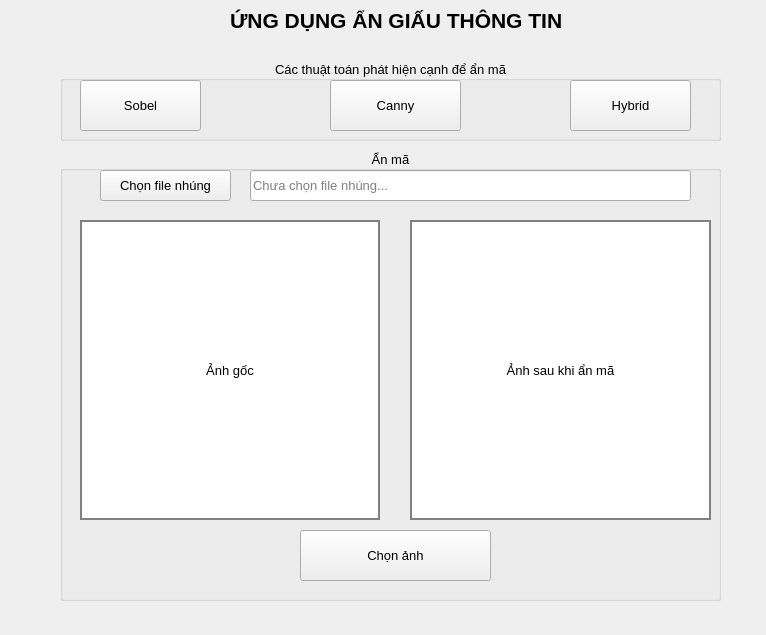
<?xml version="1.0" encoding="UTF-8"?>
<ui version="4.0">
 <class>EdgeDetectionForm</class>
 <widget class="QWidget" name="EdgeDetectionForm">
  <property name="geometry">
   <rect>
    <x>0</x>
    <y>0</y>
    <width>766</width>
    <height>635</height>
   </rect>
  </property>
  <property name="windowTitle">
   <string>Edge Detection App</string>
  </property>
  <widget class="QLabel" name="label">
   <property name="geometry">
    <rect>
     <x>230</x>
     <y>0</y>
     <width>361</width>
     <height>41</height>
    </rect>
   </property>
   <property name="font">
    <font>
     <pointsize>16</pointsize>
     <weight>75</weight>
     <bold>true</bold>
    </font>
   </property>
   <property name="text">
    <string>ỨNG DỤNG ẨN GIẤU THÔNG TIN</string>
   </property>
  </widget>
  <widget class="QGroupBox" name="groupBox">
   <property name="geometry">
    <rect>
     <x>60</x>
     <y>60</y>
     <width>661</width>
     <height>81</height>
    </rect>
   </property>
   <property name="font">
    <font>
     <pointsize>10</pointsize>
    </font>
   </property>
   <property name="title">
    <string>Các thuật toán phát hiện cạnh để ẩn mã</string>
   </property>
   <property name="alignment">
    <set>Qt::AlignCenter</set>
   </property>
   <widget class="QPushButton" name="btn_Sobel">
    <property name="geometry">
     <rect>
      <x>20</x>
      <y>20</y>
      <width>121</width>
      <height>51</height>
     </rect>
    </property>
    <property name="text">
     <string>Sobel</string>
    </property>
   </widget>
   <widget class="QPushButton" name="btn_Canny">
    <property name="geometry">
     <rect>
      <x>270</x>
      <y>20</y>
      <width>131</width>
      <height>51</height>
     </rect>
    </property>
    <property name="text">
     <string>Canny</string>
    </property>
   </widget>
   <widget class="QPushButton" name="btn_Hybrid">
    <property name="geometry">
     <rect>
      <x>510</x>
      <y>20</y>
      <width>121</width>
      <height>51</height>
     </rect>
    </property>
    <property name="text">
     <string>Hybrid</string>
    </property>
   </widget>
  </widget>
  <widget class="QGroupBox" name="groupBox_2">
   <property name="geometry">
    <rect>
     <x>60</x>
     <y>150</y>
     <width>661</width>
     <height>451</height>
    </rect>
   </property>
   <property name="font">
    <font>
     <pointsize>10</pointsize>
    </font>
   </property>
   <property name="title">
    <string>Ẩn mã</string>
   </property>
   <property name="alignment">
    <set>Qt::AlignCenter</set>
   </property>
   <widget class="QPushButton" name="btn_SelectFile">
    <property name="geometry">
     <rect>
      <x>40</x>
      <y>20</y>
      <width>131</width>
      <height>31</height>
     </rect>
    </property>
    <property name="text">
     <string>Chọn file nhúng</string>
    </property>
   </widget>
   <widget class="QLineEdit" name="txt_FileName">
    <property name="geometry">
     <rect>
      <x>190</x>
      <y>20</y>
      <width>441</width>
      <height>31</height>
     </rect>
    </property>
    <property name="readOnly">
     <bool>true</bool>
    </property>
    <property name="placeholderText">
     <string>Chưa chọn file nhúng...</string>
    </property>
   </widget>
   <widget class="QLabel" name="label_Input">
    <property name="geometry">
     <rect>
      <x>20</x>
      <y>70</y>
      <width>300</width>
      <height>300</height>
     </rect>
    </property>
    <property name="styleSheet">
     <string notr="true">border: 2px solid gray; background-color: white;</string>
    </property>
    <property name="text">
     <string>Ảnh gốc</string>
    </property>
    <property name="alignment">
     <set>Qt::AlignCenter</set>
    </property>
   </widget>
   <widget class="QLabel" name="label_Output">
    <property name="geometry">
     <rect>
      <x>350</x>
      <y>70</y>
      <width>301</width>
      <height>300</height>
     </rect>
    </property>
    <property name="styleSheet">
     <string notr="true">border: 2px solid gray; background-color: white;</string>
    </property>
    <property name="text">
     <string>Ảnh sau khi ẩn mã</string>
    </property>
    <property name="alignment">
     <set>Qt::AlignCenter</set>
    </property>
   </widget>
   <widget class="QPushButton" name="btn_Select">
    <property name="geometry">
     <rect>
      <x>240</x>
      <y>380</y>
      <width>191</width>
      <height>51</height>
     </rect>
    </property>
    <property name="text">
     <string>Chọn ảnh</string>
    </property>
   </widget>
  </widget>
 </widget>
 <resources/>
 <connections/>
</ui>
